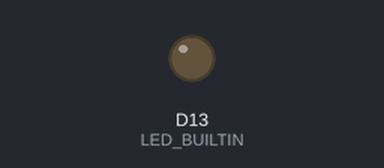
Simulated run of this program. Board: Arduino Nano 33 BLE. Parts: output pins drawn as LEDs (lit = HIGH). Nothing arrives over Bluetooth unless stated; a phone connects over Bluetooth LE 3 s after start.

Above: at 0.05 s.
Timing chart, 0 to 3.0 s (numbered marks = the images above):
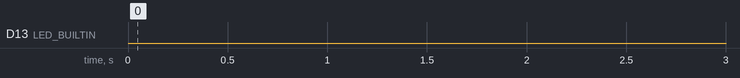

The program:

main.cpp
```cpp
#include <Arduino.h>
#include <ArduinoBLE.h>

byte flag = 0b00111110;
byte bmp;
byte heart[8] = {0b00001110, 60, 0, 0, 0, 0, 0, 0};
bool _BLEClientConnected = false;

const char Id[] = "14701820-620a-3973-7c78-9cfff0876abd";
const char name[] = "FakeHR2";
const char HRServiceId[] = "180D";
const char HeartRateMeasurementId[] = "2A37";
const char ClientCharacteristicId[] = "2902";
const char BodySensorLocationId[] = "2A38";
const char HeartRateControlPointId[] = "2A39";

BLEService HRService(HRServiceId);
BLECharacteristic HRMesurementCharacterictic(HeartRateMeasurementId,BLENotify, 8);
BLECharacteristic ClientCharacteristic(ClientCharacteristicId, BLEWrite | BLERead, 8);
BLECharacteristic HRLocationCharacterictic(BodySensorLocationId, BLERead, 8);
BLECharacteristic HRControlCharacterictic(HeartRateControlPointId, BLEWrite, 8);
BLEDescriptor HRMesurementDescriptor("2901", "HRM");
BLEDescriptor HRMLocationDescriptor("2901", "HRL");
BLEDescriptor HRControlDescriptor("2901", "HRL");
BLEDescriptor ClientDescriptor("2902", "HRL");

void setup()
{
  pinMode(LED_BUILTIN, OUTPUT);
  BLE.begin();

  BLE.setLocalName(name);
  BLE.setDeviceName(name);
  BLE.setAdvertisedService(HRService);
  HRService.addCharacteristic(HRMesurementCharacterictic);
  HRService.addCharacteristic(ClientCharacteristic);
  HRService.addCharacteristic(HRControlCharacterictic);
  HRService.addCharacteristic(HRLocationCharacterictic);

  HRMesurementCharacterictic.addDescriptor(HRMesurementDescriptor);
  HRLocationCharacterictic.addDescriptor(HRMLocationDescriptor);
  HRControlCharacterictic.addDescriptor(HRControlDescriptor);
  ClientCharacteristic.addDescriptor(ClientDescriptor);
      BLE.addService(HRService);

  // start advertising

  BLE.advertise();
}

void loop()
{
  // wait for a BLE central
  BLEDevice central = BLE.central();

  if (central)
  {
    while (central.connected())
    {
      digitalWrite(LED_BUILTIN, HIGH);
      heart[1] = (byte)75;
      HRMesurementCharacterictic.writeValue(heart,8);
      delay(400);
      heart[1]=(byte)65;
      digitalWrite(LED_BUILTIN, LOW);
      HRMesurementCharacterictic.writeValue(heart,8);
      delay(400);
    }

    digitalWrite(LED_BUILTIN, LOW);
  }
}
```

Measured:
- by itself, D13 (LED_BUILTIN): LOW → HIGH at 3.0 s, → LOW 0.40 s later, → HIGH 0.40 s later, → LOW 0.40 s later, … (318 changes in this stretch)
